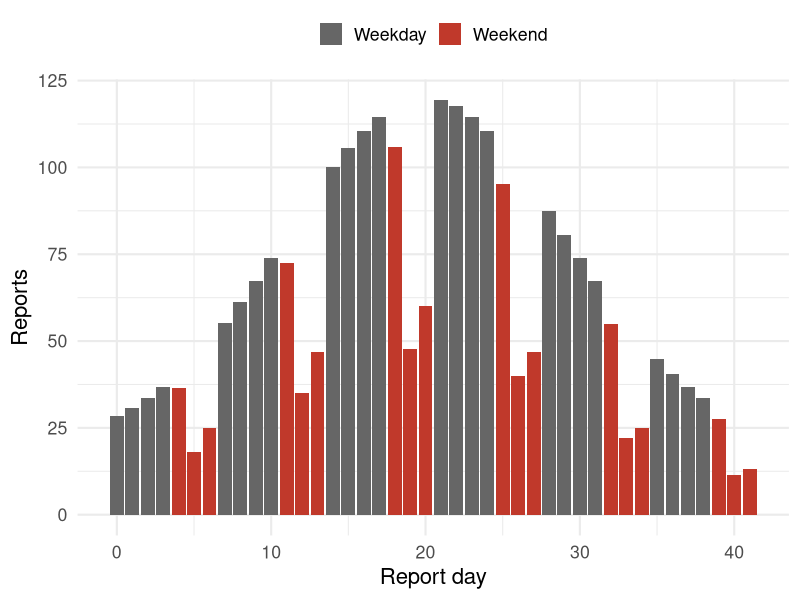
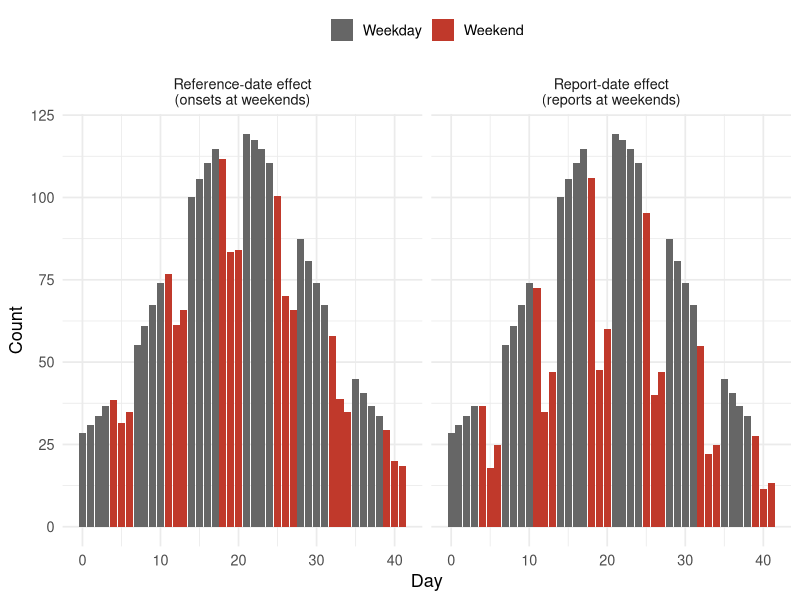
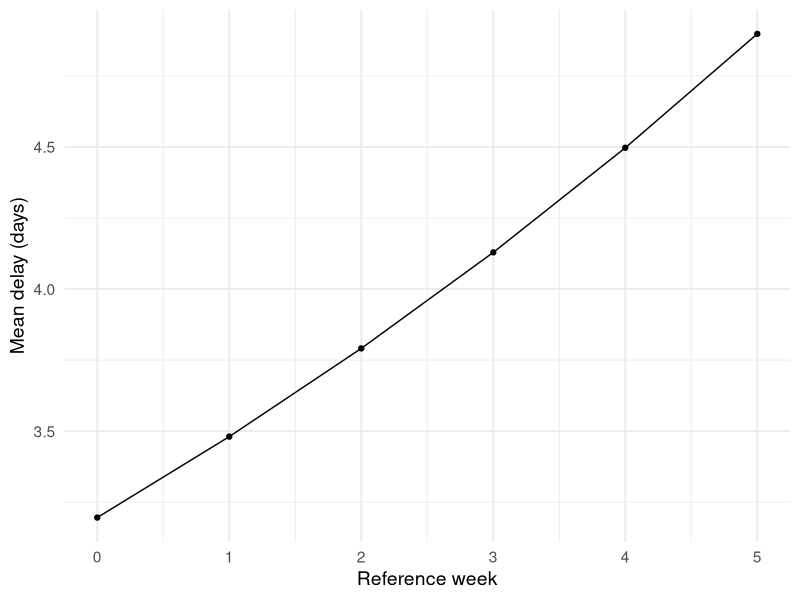

These charts were generated, in order, by the following R code:
## ---- chunk 1
library("dplyr")
library("tidyr")
library("ggplot2")
set.seed(1)
days <- 0:41
ref_dow_effect <- c(1, 1, 1, 1, 0.95, 0.7, 0.7)
rep_dow_effect <- c(1, 1, 1, 1, 0.9, 0.4, 0.5)
base <- 100 * dnorm(days, mean = 20, sd = 9) /
  max(dnorm(days, mean = 20, sd = 9)) + 20
weekend_fill <- scale_fill_manual(
  values = c("FALSE" = "grey40", "TRUE" = "#c0392b"),
  labels = c("Weekday", "Weekend"), name = NULL
)
## ---- chunk 2
tibble(day = days, reports = base * rep_dow_effect[(days %% 7) + 1]) |>
  ggplot(aes(day, reports, fill = (day %% 7) >= 4)) +
  geom_col() +
  weekend_fill +
  labs(x = "Report day", y = "Reports") +
  theme_minimal(base_size = 16) +
  theme(legend.position = "top")
## ---- chunk 3
tibble(day = days, base = base) |>
  mutate(
    `Reference-date effect\n(onsets at weekends)` =
      base * ref_dow_effect[(day %% 7) + 1],
    `Report-date effect\n(reports at weekends)` =
      base * rep_dow_effect[(day %% 7) + 1]
  ) |>
  pivot_longer(-c(day, base), names_to = "effect", values_to = "value") |>
  ggplot(aes(day, value, fill = (day %% 7) >= 4)) +
  geom_col() +
  facet_wrap(~effect) +
  weekend_fill +
  labs(x = "Day", y = "Count") +
  theme_minimal(base_size = 13) +
  theme(legend.position = "top")
## ---- chunk 4
sdlog <- 0.5
tibble(day = days) |>
  mutate(
    meanlog = 1 + 0.5 * day / max(days),
    mean_delay = exp(meanlog + sdlog^2 / 2),
    week = day %/% 7
  ) |>
  summarise(mean_delay = mean(mean_delay), .by = week) |>
  ggplot(aes(week, mean_delay)) +
  geom_line() +
  geom_point() +
  labs(x = "Reference week", y = "Mean delay (days)") +
  theme_minimal(base_size = 14)
